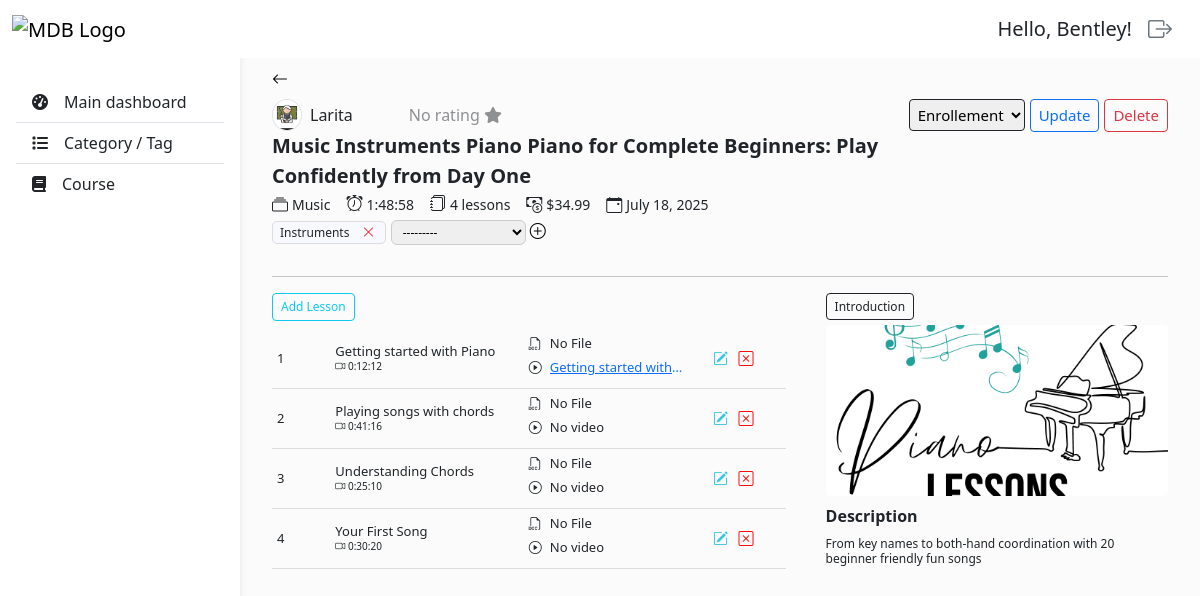
The app's page /courses/detail/25/ (signed in), older data.
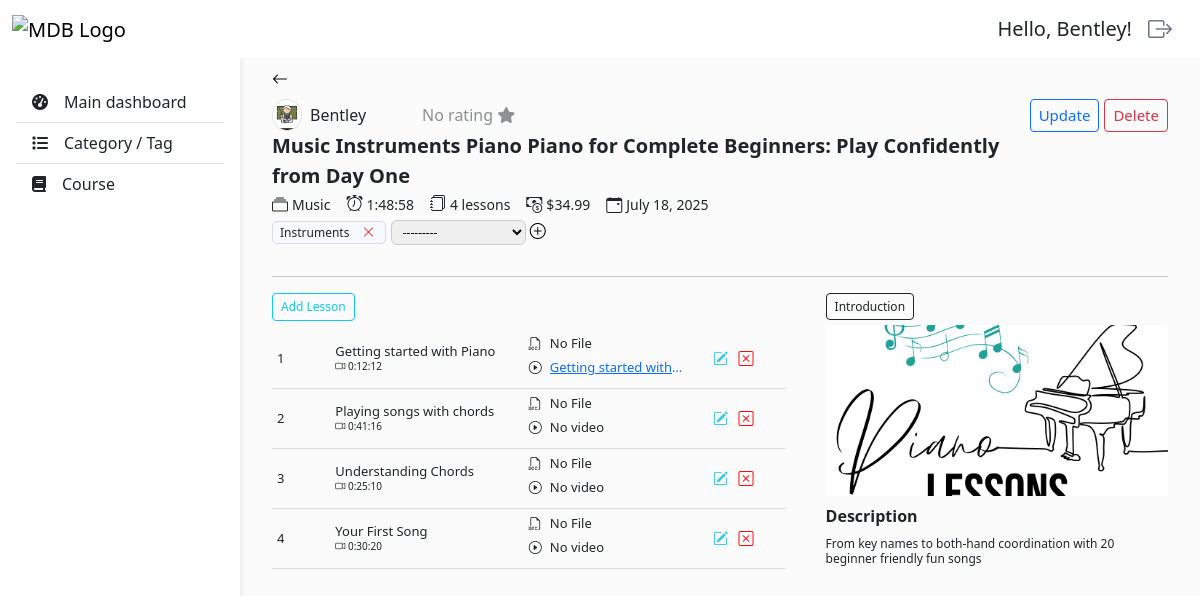
The same page, newer data.
### courses/models.py (models this page shows, shortened)
class Course(models.Model):
  name = models.CharField(max_length=100)
  category = models.ForeignKey(Category, on_delete=models.SET_NULL, null=True)
  instructor = models.ForeignKey(Instructor, on_delete=models.SET_NULL, null=True, related_name='courses')
  price = models.DecimalField(max_digits=10, decimal_places=2)
  description = models.TextField()
  image = models.ImageField(blank=True, null=True, upload_to='images')
  published_date = models.DateField(auto_now_add=True)

class Category(models.Model):
  name = models.CharField(max_length=100)

### users/models.py (models this page shows, shortened)
class Instructor(models.Model):
  user = models.OneToOneField(User, on_delete=models.CASCADE, null=True)
  name = models.CharField(max_length=100)
  age = models.IntegerField()
  email = models.EmailField()
  phone = models.CharField(max_length=20)
  address = models.CharField(max_length=150)
  salary = models.DecimalField(max_digits=10, decimal_places=2)

### users/decorators.py (the view)
    def wrapper_func(request, *args, **kwargs):
      group = None
      if request.user.groups.exists():
        group = request.user.groups.all()[0].name
        print('login group: ', group)
      print('allow group: ', allow_roles)
      if group in allow_roles:
        return view_func(request, *args, **kwargs)
      else:
        return HttpResponse('You are not authorize to view this page!')

### courses/forms.py
class CourseTagForm(forms.ModelForm):
  class Meta:
    model = CourseTag
    fields = ['tag']

### courses/models.py (called while the page is built)
  def __str__(self):
    return self.name

### courses/templates/courses/detail.html (shortened to what the changed rows need)
{% extends 'base.html' %}
{% block content %}
<div class="px-4">
  <div class="top">
    <div class="flex-grow-1">
      <div class="d-flex gap-2 align-items-center">
        <img
          src="/media/profiles/instructor-profile.jpg"
          class="rounded-circle border"
          style="width: 30px"
          alt="profile"
        />
        <div>{{course.instructor.name}}</div>
        <div class="ps-5 text-body-tertiary">
          {% if course.reviews.all %}
            {{average_star_rating}}
            <i class="fa-solid fa-star text-warning"></i>
            ({{course.reviews.count}} rating{% if course.reviews.count > 1 %}s{% endif %})
          {% else %}
            No rating <i class="fa-solid fa-star text-body-tertiary"></i>
          {% endif %}
        </div>
      </div>
      <div class="title fw-semibold">{{course.name}}</div>
      <div class="d-flex gap-3">
        <div class="d-flex align-items-center gap-1">
          <i class="bi bi-collection"></i>
          <div class="category">{{course.category.name}}</div>
        </div>
        <div class="d-flex align-items-center gap-1">
        </div>
        <div class="d-flex align-items-center gap-1 text-nowrap">
        </div>
        <div class="d-flex align-items-center gap-1">
          <i class="bi bi-cash-coin"></i>
          <div class="price">${{course.price}}</div>
        </div>
        <div class="d-flex align-items-center gap-1 text-nowrap">
          <i class="bi bi-calendar-event"></i>
          <div class="price">{{course.published_date}}</div>
        </div>
      </div>
      <div>
        {% for course_tag in course.tags.all %}
          <div class="tag">
          </div>
        {% endfor %}
        {% if request.user.groups.all.0.name == 'admin' or request.user.groups.all.0.name == 'instructor' %}
          <form method="post" class="form-container">
          </form>
        {% endif %}
      </div>
    </div>
    <div class="btn-container">
      {% if request.user.groups.all.0.name == 'admin' or request.user.groups.all.0.name == 'instructor' %}
        {% if course.enrollments.all  %}
          <select class="border border-1 border-dark rounded-1 p-1">
            <option>Enrollement</option>
          </select>
        {% endif %}
      {% endif %}
      {% if request.user.groups.all.0.name == 'admin' or request.user.groups.all.0.name == 'instructor' %}
        <a
          href="{% url 'courses:course_update' course.id %}"
          class="btn btn-outline-primary btn-sm"
          >Update
        </a>
        <a
          href="{% url 'courses:course_delete' course.id %}"
          class="btn btn-outline-danger btn-sm"
          >Delete
        </a>
      {% endif %}
    </div>
  </div>
  <div class="bottom" style="gap: 40px">
    <div style="flex: 1">
      <div
        class="border border-dark px-2 py-1 d-inline rounded-1"
        style="font-size: 12px"
      >
        Introduction
      </div>
      {% if course.image %}
      <img
        src="{{course.image.url}}"
        class="rounded-1 mt-2"
        style="width: 100%; aspect-ratio: 2; object-fit: cover"
        alt="{{course.name}}"
      />
      {% endif %}
      <div class="fw-semibold py-2">Description</div>
      <div class="lh-sm" style="font-size: 12px">{{course.description}}</div>
    </div>
  </div>
</div>
{% endblock content %}

Row changes from the older to the newer data that the page shows:
changed Course "From key names to both-hand coordination with 20 beginner friendly fun songs": instructor.name "Larita" → "Bentley"
Text that changed along with them:
form field value: "Enrollement" → (not shown)
